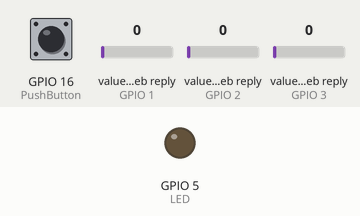
Recording of a sketch running on a simulated ESP8266 (NodeMCU). On the bench: output pins drawn as LEDs (lit = HIGH). Inputs (shaded band) come from the test bench; at power-on: GPIO 16 (PushButton) LOW, value in the web reply (sensors on GPIO 1, GPIO 2, GPIO 3) 0. WiFi joins after 1.5 s; servers stay silent unless stated; web services answer with replies made up by the test bench; what the sketch prints to the serial monitor is not drawn.

Above: at 2.8 s.
2.9 s: GPIO 16 (PushButton) pulled HIGH for 3 s
At 6.1 s:
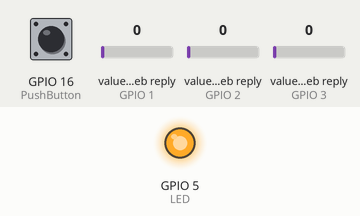
Timing chart, 0 to 13.3 s (numbered marks = the images above; inputs shaded):
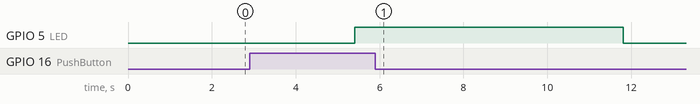

The sketch:

SLS.ino
```cpp
/*********************
 *********************
   Smart Light System
 *********************
 *********************/

#include <SoftwareSerial.h>
#include <ESP8266WiFi.h>
#include <ThingSpeak.h>

WiFiClient client;


const char ssid[] = "ahmed22_2";
const char password[] = "ahmed_22_2 ";


long myChannelNumber = 1779547;
const char WriteAPIKey[] = "G1K3I3AMBDPZY27Y";
const char ReadAPIKey[] = "GB4QAFESQ82J9GI3";

// Fields of Tingspeak
unsigned int Sunrise_Field = 1;
unsigned int Control_Field = 2;
unsigned int Sunset_Field  = 3;

// Variables to store reading Values from Fields of Tingspeak
unsigned int Sunrise_Value;
unsigned int Sunset_Value ;
unsigned int Control_Value ;

// check status of server
int statusCode = 0;


//// Local Variables

unsigned char SUNSET_HOURS=6;
unsigned char SUNSET_MIN=15;
unsigned char SUNRISE_HOURS = 17;
unsigned char SUNRISE_MIN = 20;


unsigned char RTC_HOURS = 0;
unsigned char RTC_MIN = 0;
unsigned char RTC_SEC = 0;

String Time;
//
const int PushButton = 16; //D0
const int LED = 5;   // D1


void setup() {
  // put your setup code here, to run once:
  Serial.begin(9600);

  // begin Serial1
  Serial1.begin(9600);
  // Pins Mode
  pinMode(PushButton,INPUT);
  pinMode(LED,OUTPUT);

  //
  WiFi.begin( ssid , password );
  while(WiFi.status() != WL_CONNECTED)
  {
    delay(200);
    Serial.print("..");
  }
  Serial.println();
  Serial.println("NodeMCU is connected!");
  Serial.println(WiFi.localIP());

  ThingSpeak.begin(client);
}

void loop() {

   // Start Reading Data from Server
        // Read Sunrise Value
  Sunrise_Value = ThingSpeak.readLongField(myChannelNumber, Sunrise_Field, ReadAPIKey);
  statusCode = ThingSpeak.getLastReadStatus();
  if(statusCode == 200){
    Serial.println("Sunrise: " + String(Sunrise_Value));
  }
  else{
    Serial.println("Problem reading channel. HTTP error code " + String(statusCode));
  }

 Sunset_Value = ThingSpeak.readLongField(myChannelNumber, Sunset_Field, ReadAPIKey);
  statusCode = ThingSpeak.getLastReadStatus();
  if(statusCode == 200){
    Serial.println("Sunset: " + String(Sunset_Value));
  }
  else{
    Serial.println("Problem reading channel. HTTP error code " + String(statusCode));
  }

   Control_Value = ThingSpeak.readLongField(myChannelNumber, Control_Field, ReadAPIKey);
  statusCode = ThingSpeak.getLastReadStatus();
  if(statusCode == 200){
    Serial.println("Load_Status: " + String(Control_Value));
  }
  else{
    Serial.println("Problem reading channel. HTTP error code " + String(statusCode));
  }

  Time = ThingSpeak.readCreatedAt(myChannelNumber, ReadAPIKey);
  Serial.println(Time);

  RTC_HOURS = ((Time[11] - '0') * 10) + (Time[12] - '0') + 2;
  if (RTC_HOURS > 24){RTC_HOURS = (((Time[11] - '0') * 10) + (Time[12] - '0') + 2) - 24;}
  RTC_MIN = ((Time[14] - '0' )* 10) + (Time[15] - '0');
  RTC_SEC = ((Time[17] - '0')* 10) + (Time[18] - '0');

  SUNSET_HOURS = (Sunset_Value / 100);
  SUNSET_MIN = Sunset_Value - (SUNSET_HOURS*100);
  SUNRISE_HOURS = (Sunrise_Value / 100);
  SUNRISE_MIN = Sunrise_Value - (SUNRISE_HOURS*100);

Serial.println(SUNSET_HOURS);
Serial.println(SUNSET_MIN);
Serial.println(SUNRISE_HOURS);
Serial.println(SUNRISE_MIN);
Serial.println(RTC_HOURS);
Serial.println(RTC_MIN);
Serial.println(RTC_SEC);

   digitalWrite(LED,LOW);
  if(digitalRead(PushButton) == HIGH){

    digitalWrite(LED,HIGH);

     Serial1.write(RTC_HOURS);
     delay(500);

     Serial1.write(RTC_MIN);
     delay(500);

     Serial1.write(RTC_SEC);
     delay(500);

     Serial1.write(SUNRISE_HOURS);
     delay(500);

     Serial1.write(SUNRISE_MIN);
     delay(500);

     Serial1.write(SUNSET_HOURS);
     delay(500);

     Serial1.write(SUNSET_MIN);
     delay(500);

     Serial.println("Control Value Should be Transfered" );
    }


 // delay(15000); // need to wait to next reading.
  delay(2000);

}
```

Measured:
- after the input at 2.9 s, GPIO 5 (LED): LOW → HIGH after 2.5 s, → LOW 6.4 s later
